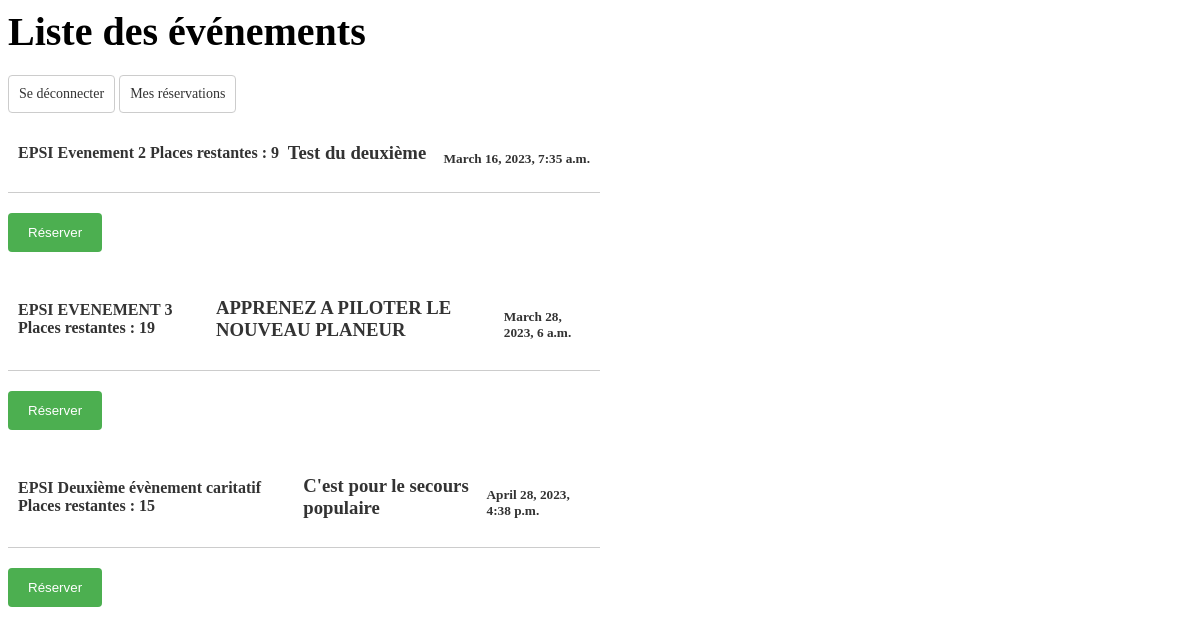
Page /home (signed in) on the committed database.
### reservation/models.py (models this page shows, shortened)
class Event(models.Model):
    school = models.ForeignKey(School, on_delete=models.CASCADE)
    title = models.CharField(max_length=100)
    description = models.TextField()
    date = models.DateTimeField()
    available_seats = models.PositiveIntegerField(default=0)

class School(models.Model):
    name = models.CharField(max_length=100)
    address = models.CharField(max_length=200)
    def __str__(self):
        return self.name

### reservation/views.py (the view)
# urls.py: path('home', views.events_list, name='home'),
@login_required
def events_list(request):
    events = Event.objects.all()
    reservations = Reservation.objects.all()
    events_to_show = []
    for event in events:
        if event.available_seats > 0:
            is_already_reserved = False
            for reservation in reservations:
                if reservation.user.id == request.user.id and reservation.event.id == event.id:
                    is_already_reserved = True
            if is_already_reserved == False:
                events_to_show.append(event)
    return render(request, 'home.html', {'events' : events_to_show})

### reservation/templates/home.html (shortened to what this page needs)
{% load static %}
<html>
    <head>
        <link rel="stylesheet" href="{% static 'reservation/css.css' %}">
    </head>
    <body>
<h1>Liste des événements</h1> <a href="{% url 'logout' %}">Se déconnecter </a> <a href="/reservations">Mes réservations </a>
<ul>
  {% for event in events %}
  <li>{{ event.school }} {{ event.title }} Places restantes : {{ event.available_seats }}
    <h3>{{ event.description }}</h3></br>
    <h5>{{ event.date }}</h5>
  </li>
  <form method="post" action="{% url 'add_reserv' %}">
    <button type="submit">Réserver</button>
  </form>
  {% empty %}
    <li>Aucun évènement disponible.</li>
  {% endfor %}
</ul>
</body>
</html>

### static/reservation/css.css (style rules this page uses)
h1 { font-size: 40px; font-weight: bold; margin-bottom: 20px; }
form button[type="submit"] { margin-top: 20px; background-color: #4CAF50; color: white; padding: 12px 20px; border: none; border-radius: 4px; cursor: pointer; }
ul { width: 50%; list-style-type: none; margin: 0; padding: 0; }
ul li { display: flex; justify-content: space-between; align-items: center; border-bottom: 1px solid #ccc; padding: 10px; }
ul li { font-size: 16px; font-weight: bold; color: #333; }
a { display: inline-block; padding: 10px; border: 1px solid #ccc; border-radius: 4px; text-decoration: none; color: #333; font-size: 14px; }
h5 { margin-bottom: 10px; }

### rows in the picture
Event: school "EPSI", title "Evenement 2", available_seats "9", description "Test du deuxième", date "March 16, 2023, 7:35 a.m."
Event: school "EPSI", title "EVENEMENT 3", available_seats "19", description "APPRENEZ A PILOTER LE NOUVEAU PLANEUR", date "March 28, 2023, 6 a.m."
Event: school "EPSI", title "Deuxième évènement caritatif", available_seats "15", description "C'est pour le secours populaire", date "April 28, 2023, 4:38 p.m."
